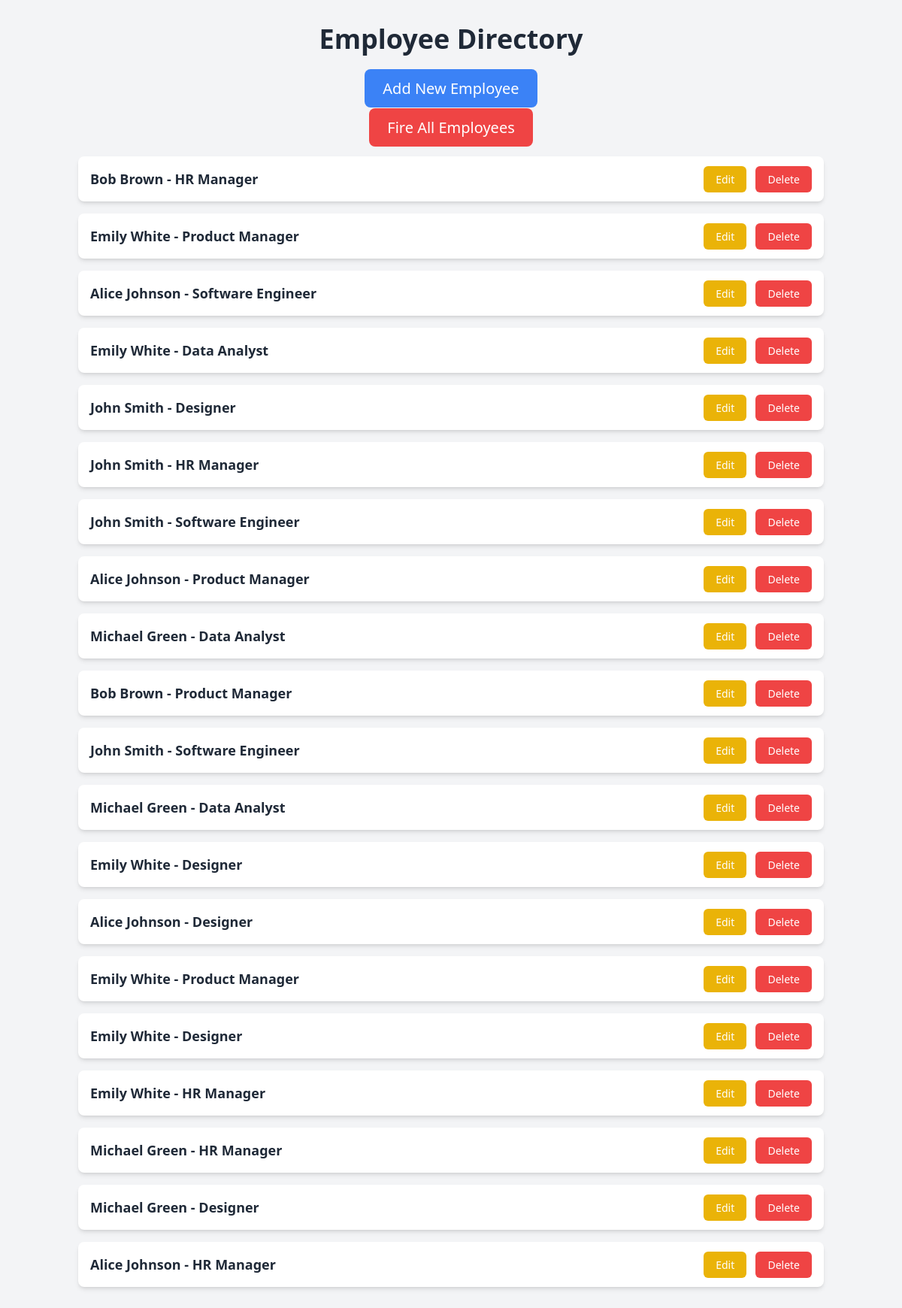
/index, run on the app's committed database.
### tables this page shows
CREATE TABLE employees (
                id INTEGER PRIMARY KEY AUTOINCREMENT,
                name TEXT NOT NULL,
                position TEXT NOT NULL,
                gender TEXT NOT NULL,
                email TEXT NOT NULL,
                phone TEXT NOT NULL,
                address TEXT NOT NULL,
                emergency_contact TEXT NOT NULL,
                emergency_contact_phone TEXT NOT NULL,
                salary REAL NOT NULL,
                hire_date TEXT NOT NULL,
                department TEXT NOT NULL,
                performance_rating INTEGER DEFAULT 3  -- Default to 3 (Meets Expectations)
            );

### app.py (the view)
@app.route('/index')
def index():
    conn = get_db()
    cursor = conn.cursor()
    cursor.execute('SELECT * FROM employees')
    employees = cursor.fetchall()
    return render_template('index.html', employees=employees)

### app.py (called while the page is built)
def get_db():
    conn = sqlite3.connect(DATABASE)
    return conn

### templates/index.html (shortened to what this page needs)
<!DOCTYPE html>
<html lang="en">
<head>
    <script src="https://cdn.tailwindcss.com"></script>
</head>
<body class="bg-gray-100">
    <div class="container mx-auto px-4 py-8">
        <h1 class="text-4xl font-semibold text-center mb-8 text-gray-800">Employee Directory</h1>
        <div class="text-center mb-6">
            <a href="{{ url_for('add_employee') }}" class="bg-blue-500 text-white px-6 py-3 rounded-lg text-xl hover:bg-blue-600 transition">Add New Employee</a>
        </div>
        <div class="text-center mb-6">
            <a href="{{ url_for('fire_all_employees') }}" class="bg-red-500 text-white px-6 py-3 rounded-lg text-xl hover:bg-red-600 transition">Fire All Employees</a>
        </div>
        <ul class="space-y-4">
            {% for employee in employees %}
                <li class="flex justify-between items-center bg-white shadow-md rounded-lg p-4">
                    <span class="text-lg font-semibold text-gray-800">{{ employee[1] }} - {{ employee[2] }}</span>
                    <div class="space-x-2">
                        <a href="{{ url_for('edit_employee', id=employee[0]) }}" class="bg-yellow-500 text-white px-4 py-2 rounded-md text-sm hover:bg-yellow-600 transition">Edit</a>
                        <a href="{{ url_for('delete_employee', id=employee[0]) }}" class="bg-red-500 text-white px-4 py-2 rounded-md text-sm hover:bg-red-600 transition">Delete</a>
                    </div>
                </li>
            {% endfor %}
        </ul>
    </div>
</body>
</html>

### data on the page
employees: name "Bob Brown", position "HR Manager"
employees: name "Emily White", position "Product Manager"
employees: name "Alice Johnson", position "Software Engineer"
employees: name "Emily White", position "Data Analyst"
employees: name "John Smith", position "Designer"
employees: name "John Smith", position "HR Manager"
employees: name "John Smith", position "Software Engineer"
employees: name "Alice Johnson", position "Product Manager"
employees: name "Michael Green", position "Data Analyst"
employees: name "Bob Brown", position "Product Manager"
employees: name "John Smith", position "Software Engineer"
employees: name "Michael Green", position "Data Analyst"
employees: name "Emily White", position "Designer"
employees: name "Alice Johnson", position "Designer"
employees: name "Emily White", position "Product Manager"
employees: name "Emily White", position "Designer"
employees: name "Emily White", position "HR Manager"
employees: name "Michael Green", position "HR Manager"
employees: name "Michael Green", position "Designer"
employees: name "Alice Johnson", position "HR Manager"
